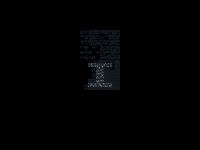

The image is a tile-based game level rendered from a .tmx file. Its description and complete source (layers, tilesets, objects, tile grids) follow:
An orthogonal 5x5 tile map with 40x30 px tiles, 3 tile layers (human, candle, incense), 2 tilesets.

<map version="1.9" tiledversion="1.9.1" orientation="orthogonal" renderorder="right-down" width="5" height="5" tilewidth="40" tileheight="30" infinite="0" nextlayerid="4" nextobjectid="1">
 <tileset firstgid="1" name="glyphs" tilewidth="40" tileheight="30" tilecount="138" columns="46">
  <image source="../spritesheets/cp437.png" width="1840" height="90" />
 </tileset>
 <tileset firstgid="139" name="tiles2x" tilewidth="40" tileheight="30" tilecount="36" columns="12">
  <image source="../spritesheets/tiles2x.png" width="480" height="90" />
 </tileset>
 <layer id="1" name="human" width="5" height="5">
  <data encoding="csv">
0,0,0,0,0,
0,0,153,0,0,
0,0,151,0,0,
0,0,0,0,0,
0,0,0,0,0
</data>
 </layer>
 <layer id="2" name="candle" width="5" height="5">
  <data encoding="csv">
0,0,0,0,0,
0,0,160,0,0,
0,0,159,0,0,
0,0,0,0,0,
0,0,0,0,0
</data>
 </layer>
 <layer id="3" name="incense" width="5" height="5">
  <data encoding="csv">
0,0,0,0,0,
0,0,149,0,0,
0,0,74,0,0,
0,0,0,0,0,
0,0,0,0,0
</data>
 </layer>
</map>
